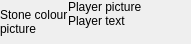
<?xml version="1.0" encoding="UTF-8"?>
<ui version="4.0">
 <class>RoundInfo</class>
 <widget class="QWidget" name="RoundInfo">
  <property name="geometry">
   <rect>
    <x>0</x>
    <y>0</y>
    <width>191</width>
    <height>44</height>
   </rect>
  </property>
  <property name="sizePolicy">
   <sizepolicy hsizetype="MinimumExpanding" vsizetype="Minimum">
    <horstretch>1</horstretch>
    <verstretch>1</verstretch>
   </sizepolicy>
  </property>
  <property name="windowTitle">
   <string>Form</string>
  </property>
  <layout class="QGridLayout" name="gridLayout_2">
   <property name="leftMargin">
    <number>0</number>
   </property>
   <property name="topMargin">
    <number>0</number>
   </property>
   <property name="rightMargin">
    <number>0</number>
   </property>
   <property name="bottomMargin">
    <number>0</number>
   </property>
   <property name="spacing">
    <number>0</number>
   </property>
   <item row="0" column="0">
    <layout class="QGridLayout" name="gridLayout" rowstretch="0">
     <property name="sizeConstraint">
      <enum>QLayout::SetNoConstraint</enum>
     </property>
     <property name="spacing">
      <number>0</number>
     </property>
     <item row="0" column="2">
      <layout class="QVBoxLayout" name="playerTypeLayout">
       <property name="spacing">
        <number>0</number>
       </property>
       <item>
        <widget class="QLabel" name="playerTypeLabel">
         <property name="sizePolicy">
          <sizepolicy hsizetype="MinimumExpanding" vsizetype="Minimum">
           <horstretch>1</horstretch>
           <verstretch>0</verstretch>
          </sizepolicy>
         </property>
         <property name="text">
          <string>Player picture</string>
         </property>
        </widget>
       </item>
       <item alignment="Qt::AlignLeft|Qt::AlignTop">
        <widget class="QLabel" name="playerTypeText">
         <property name="sizePolicy">
          <sizepolicy hsizetype="Preferred" vsizetype="Minimum">
           <horstretch>1</horstretch>
           <verstretch>1</verstretch>
          </sizepolicy>
         </property>
         <property name="sizeIncrement">
          <size>
           <width>0</width>
           <height>1</height>
          </size>
         </property>
         <property name="text">
          <string>Player text</string>
         </property>
         <property name="textFormat">
          <enum>Qt::PlainText</enum>
         </property>
         <property name="wordWrap">
          <bool>true</bool>
         </property>
        </widget>
       </item>
      </layout>
     </item>
     <item row="0" column="3">
      <spacer name="horizontalSpacer">
       <property name="orientation">
        <enum>Qt::Horizontal</enum>
       </property>
       <property name="sizeType">
        <enum>QSizePolicy::MinimumExpanding</enum>
       </property>
       <property name="sizeHint" stdset="0">
        <size>
         <width>0</width>
         <height>5</height>
        </size>
       </property>
      </spacer>
     </item>
     <item row="0" column="0">
      <layout class="QVBoxLayout" name="verticalLayout">
       <item>
        <widget class="QLabel" name="colourLabel">
         <property name="sizePolicy">
          <sizepolicy hsizetype="Preferred" vsizetype="Minimum">
           <horstretch>0</horstretch>
           <verstretch>0</verstretch>
          </sizepolicy>
         </property>
         <property name="text">
          <string>Stone colour
picture</string>
         </property>
         <property name="wordWrap">
          <bool>true</bool>
         </property>
        </widget>
       </item>
      </layout>
     </item>
    </layout>
   </item>
  </layout>
 </widget>
 <resources/>
 <connections/>
</ui>
